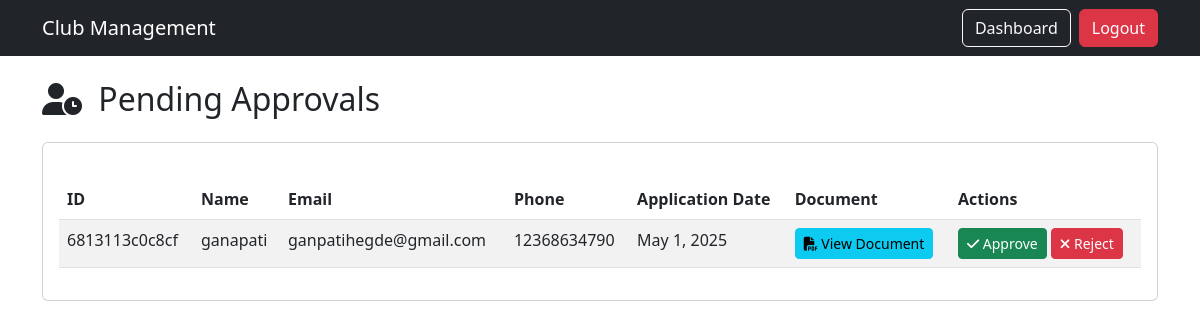
/templates/padb.php (signed in), run on the app's committed database.
### tables this page shows
CREATE TABLE IF NOT EXISTS `pending_approval` (
  `pending_id` varchar(20) NOT NULL DEFAULT 'UUID()',
  `p_name` varchar(100) NOT NULL,
  `p_email` varchar(100) NOT NULL,
  `p_phone` varchar(20) NOT NULL,
  `password` varchar(255) NOT NULL,
  `achievements` mediumblob NOT NULL,
  `address` varchar(255) NOT NULL,
  `p_status` enum('pending','approved','rejected') NOT NULL DEFAULT 'pending',
  `registration_date` timestamp NOT NULL DEFAULT CURRENT_TIMESTAMP,
  PRIMARY KEY (`pending_id`),
  UNIQUE KEY `emal` (`p_email`)
);

### templates/padb.php (the view, shortened to what this page needs)
<?php
$conn = new mysqli('localhost', 'root', '', 'club management');
$query = "SELECT * FROM pending_approval WHERE p_status = 'pending' ORDER BY registration_date DESC";
$result = $conn->query($query);
?>
<!DOCTYPE html>
<html lang="en">
<head>
    <link href="https://cdn.jsdelivr.net/npm/bootstrap@5.3.0/dist/css/bootstrap.min.css" rel="stylesheet">
    <link rel="stylesheet" href="https://cdnjs.cloudflare.com/ajax/libs/font-awesome/6.4.0/css/all.min.css">
</head>
<body>
    <?php
    $navbarPath = __DIR__ . '/admin_navbar.php';
    if (file_exists($navbarPath)) {
        include($navbarPath);
    } else {
        echo '<nav class="navbar navbar-expand-lg navbar-dark bg-dark">
                <div class="container">
                    <a class="navbar-brand" href="#">Club Management</a>
                    <div class="d-flex">
                        <a href="admin_dashboard.php" class="btn btn-outline-light me-2">Dashboard</a>
                        <a href="logout.php" class="btn btn-danger">Logout</a>
                    </div>
                </div>
              </nav>';
    }
    ?>
    <div class="container mt-4">
        <h2><i class="fas fa-user-clock me-2"></i> Pending Approvals</h2>
        <div class="card mt-4">
            <div class="card-body">
                <div class="table-responsive">
                    <table class="table table-striped">
                        <thead>
                            <tr>
                                <th>ID</th>
                                <th>Name</th>
                                <th>Email</th>
                                <th>Phone</th>
                                <th>Application Date</th>
                                <th>Document</th>
                                <th>Actions</th>
                            </tr>
                        </thead>
                        <tbody>
                            <?php if ($result && $result->num_rows > 0): ?>
                                <?php while ($row = $result->fetch_assoc()): ?>
                                <tr>
                                    <td><?= htmlspecialchars($row['pending_id'] ?? '') ?></td>
                                    <td><?= htmlspecialchars($row['p_name'] ?? '') ?></td>
                                    <td><?= htmlspecialchars($row['p_email'] ?? '') ?></td>
                                    <td><?= htmlspecialchars($row['p_phone'] ?? '') ?></td>
                                    <td><?= date('M j, Y', strtotime($row['registration_date'])) ?></td>
                                    <td>
                                        <?php
                                        if (!empty($row['achievements'])) {
                                            if (strpos($row['achievements'], 'uploads/') === 0) {
                                                $file_path = $row['achievements'];
                                                echo '<a href="'.$file_path.'" target="_blank" class="btn btn-sm btn-info">
                                                    <i class="fas fa-file-pdf"></i> View Document
                                                </a>';
                                            }
                                            else {
                                                $temp_file = 'temp_document_'.$row['pending_id'].'.pdf';
                                                file_put_contents($temp_file, $row['achievements']);
                                                echo '<a href="'.$temp_file.'" target="_blank" class="btn btn-sm btn-info">
                                                    <i class="fas fa-file-pdf"></i> View Document
                                                </a>';
                                            }
                                        } else {
                                            echo 'No document';
                                        }
                                        ?>
                                    </td>
                                    <td>
                                        <form method="post" class="d-inline">
                                            <button type="submit" name="action" value="approve" class="btn btn-sm btn-success">
                                                <i class="fas fa-check"></i> Approve
                                            </button>
                                        </form>
                                        <form method="post" class="d-inline">
                                            <button type="submit" name="action" value="reject" class="btn btn-sm btn-danger">
                                                <i class="fas fa-times"></i> Reject
                                            </button>
                                        </form>
                                    </td>
                                </tr>
                                <?php endwhile; ?>
                            <?php else: ?>
                                <tr>
                                    <td colspan="7" class="text-center">No pending applications found</td>
                                </tr>
                            <?php endif; ?>
                        </tbody>
                    </table>
                </div>
            </div>
        </div>
    </div>
</body>
</html>

### templates/padb.php (style rules this page uses)
.card { margin-top: 20px; }
.table { margin-top: 20px; }

### data on the page
pending_approval: pending_id "6813113c0c8cf", p_name "ganapati", p_email "ganpatihegde@gmail.com", p_phone "12368634790", registration_date "May 1, 2025"
